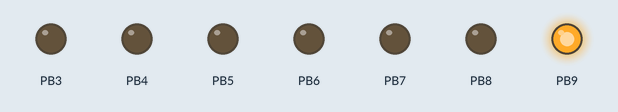
This sketch was run on a simulated STM32 Blue Pill. On the bench: output pins drawn as LEDs (lit = HIGH).

Above: at 0.5 s.
At 2.5 s:
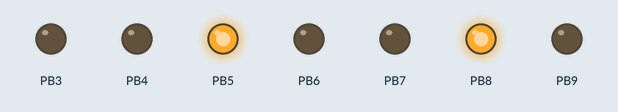
At 3.5 s:
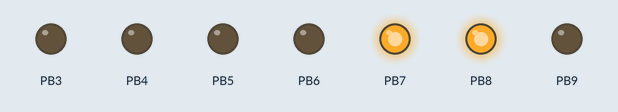
At 5.5 s:
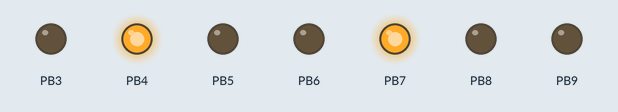
At 8.5 s:
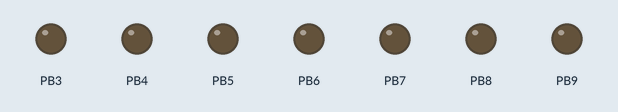
At 11.5 s:
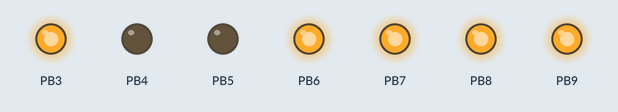
Timing chart, 0 to 13.0 s (numbered marks = the images above):
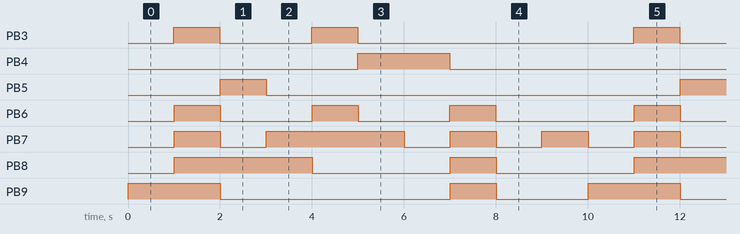

The sketch:

anode.ino
```cpp
void setup() {
  // put your setup code here, to run once:
  pinMode(PB3,OUTPUT);
  pinMode(PB4,OUTPUT);
  pinMode(PB5,OUTPUT);
  pinMode(PB6,OUTPUT);
  pinMode(PB7,OUTPUT);
  pinMode(PB8,OUTPUT);
  pinMode(PB9,OUTPUT);
}

void loop() {
  // put your main code here, to run repeatedly:
   digitalWrite(PB3,LOW);
   digitalWrite(PB4,LOW);
   digitalWrite(PB5,LOW);
   digitalWrite(PB6,LOW);
   digitalWrite(PB7,LOW);
   digitalWrite(PB8,LOW);
   digitalWrite(PB9,HIGH);
   delay(1000);
   digitalWrite(PB3,HIGH);
   digitalWrite(PB4,LOW);
   digitalWrite(PB5,LOW);
   digitalWrite(PB6,HIGH);
   digitalWrite(PB7,HIGH);
   digitalWrite(PB8,HIGH);
   digitalWrite(PB9,HIGH);
   delay(1000);
   digitalWrite(PB3,LOW);
   digitalWrite(PB4,LOW);
   digitalWrite(PB5,HIGH);
   digitalWrite(PB6,LOW);
   digitalWrite(PB7,LOW);
   digitalWrite(PB8,HIGH);
   digitalWrite(PB9,LOW);
   delay(1000);
   digitalWrite(PB3,LOW);
   digitalWrite(PB4,LOW);
   digitalWrite(PB5,LOW);
   digitalWrite(PB6,LOW);
   digitalWrite(PB7,HIGH);
   digitalWrite(PB8,HIGH);
   digitalWrite(PB9,LOW);
   delay(1000);
   digitalWrite(PB3,HIGH);
   digitalWrite(PB4,LOW);
   digitalWrite(PB5,LOW);
   digitalWrite(PB6,HIGH);
   digitalWrite(PB7,HIGH);
   digitalWrite(PB8,LOW);
   digitalWrite(PB9,LOW);
   delay(1000);
   digitalWrite(PB3,LOW);
   digitalWrite(PB4,HIGH);
   digitalWrite(PB5,LOW);
   digitalWrite(PB6,LOW);
   digitalWrite(PB7,HIGH);
   digitalWrite(PB8,LOW);
   digitalWrite(PB9,LOW);
   delay(1000);
   digitalWrite(PB3,LOW);
   digitalWrite(PB4,HIGH);
   digitalWrite(PB5,LOW);
   digitalWrite(PB6,LOW);
   digitalWrite(PB7,LOW);
   digitalWrite(PB8,LOW);
   digitalWrite(PB9,LOW);
   delay(1000);
   digitalWrite(PB3,LOW);
   digitalWrite(PB4,LOW);
   digitalWrite(PB5,LOW);
   digitalWrite(PB6,HIGH);
   digitalWrite(PB7,HIGH);
   digitalWrite(PB8,HIGH);
   digitalWrite(PB9,HIGH);
   delay(1000);
   digitalWrite(PB3,LOW);
   digitalWrite(PB4,LOW);
   digitalWrite(PB5,LOW);
   digitalWrite(PB6,LOW);
   digitalWrite(PB7,LOW);
   digitalWrite(PB8,LOW);
   digitalWrite(PB9,LOW);
   delay(1000);
   digitalWrite(PB3,LOW);
   digitalWrite(PB4,LOW);
   digitalWrite(PB5,LOW);
   digitalWrite(PB6,LOW);
   digitalWrite(PB7,HIGH);
   digitalWrite(PB8,LOW);
   digitalWrite(PB9,LOW);
   delay(1000);
}
```

Measured:
- by itself, PB3: repeats every 10.0 s: LOW 2.0 s, HIGH 1.0 s, LOW 6.0 s, HIGH 1.0 s
- by itself, PB4: alternates HIGH for 2.0 s and LOW for 8.0 s
- by itself, PB5: alternates HIGH for 1.0 s and LOW for 9.0 s
- by itself, PB6: repeats every 10.0 s: 2 × (LOW 2.0 s, HIGH 1.0 s), LOW 3.0 s, HIGH 1.0 s
- by itself, PB7: repeats every 10.0 s: LOW 1.0 s, HIGH 3.0 s, 3 × (LOW 1.0 s, HIGH 1.0 s)
- by itself, PB8: repeats every 10.0 s: LOW 3.0 s, HIGH 1.0 s, LOW 3.0 s, HIGH 3.0 s
- by itself, PB9: repeats every 10.0 s: LOW 5.0 s, HIGH 1.0 s, LOW 2.0 s, HIGH 2.0 s
